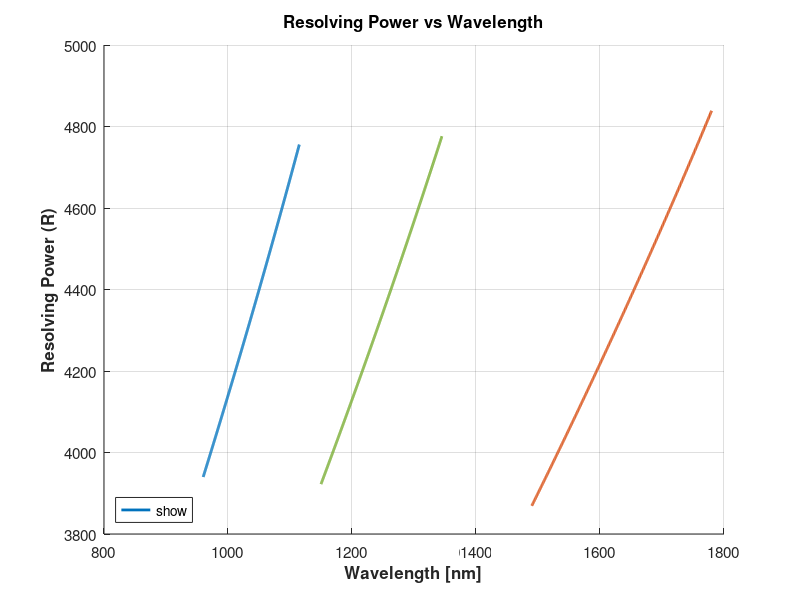
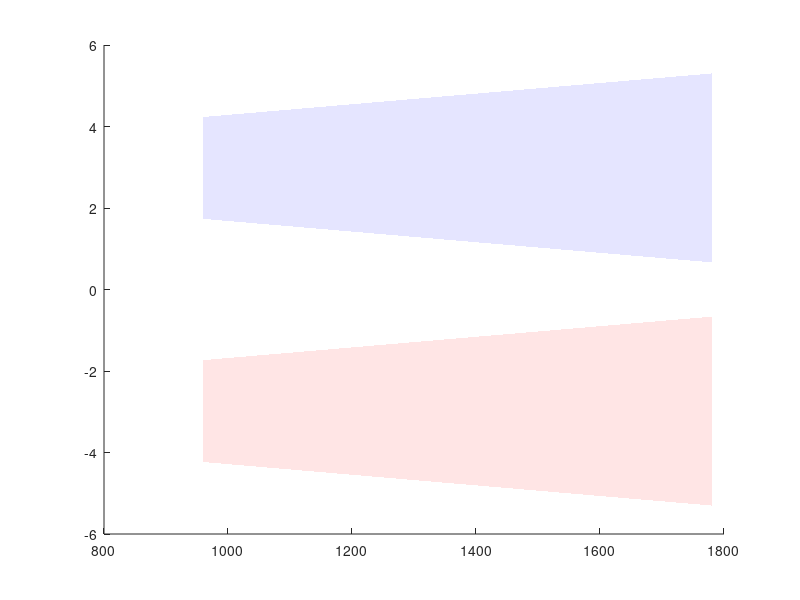

The MATLAB source for these figures, in order: (Note: this script raises an error after producing the figures.)
function [performance_metrics, geometric_params] = spectrograph_geometric_analysis(varargin)
% SPECTROGRAPH_GEOMETRIC_ANALYSIS - Comprehensive geometric and diffraction analysis
%
% Performs detailed geometric evaluation of spectrograph performance including:
% - Resolving power vs wavelength analysis
% - Detector coverage and spectral length verification
% - Fibre crosstalk and spot overlap assessment
% - Diffraction-limited spot size evolution
% - Multi-band performance optimization
%
% Inputs (as parameter/value pairs):
%   'R_Y'              - Resolving power band Y (default: 7880)
%   's1'               - Slit width [m] (default: 7.3e-6)
%   'nPix'             - Number of pixels (default: 2000)
%   'pix'              - Pixel pitch [m] (default: 18e-6)
%   'F1'               - Collimator f-number (default: 4.55)
%   'samp'             - Sampling factor (default: 2.5)
%   'fibre_separation' - Fibre core separation [m] (default: 25e-6)
%   'rho_Y'            - Line density band Y [lines/m] (default: 650e3)
%   Wavelength ranges with defaults for Y, J, H bands
%
% Example:
%   [metrics, geometry] = spectrograph_geometric_analysis();
%   [metrics, geometry] = spectrograph_geometric_analysis('R_Y', 9000, 'rho_Y', 700e3);

%% Input parsing and parameter initialization
% =========================================================================
p = inputParser;

% Spectrograph core parameters
addParameter(p, 'R_Y', 7880, @isnumeric);                    % Resolving power band Y
addParameter(p, 's1', 7.3e-6, @isnumeric);                   % Slit width [m]
addParameter(p, 'nPix', 2000, @isnumeric);                   % Number of pixels
addParameter(p, 'pix', 18e-6, @isnumeric);                   % Pixel pitch [m]
addParameter(p, 'F1', 4.55, @isnumeric);                     % Collimator f-number
addParameter(p, 'samp', 2.5, @isnumeric);                    % Sampling factor
addParameter(p, 'fibre_separation', 25e-6, @isnumeric);     % Fibre core separation [m]

% Band wavelength ranges [m]
addParameter(p, 'L_min_Y', 0.960e-6, @isnumeric);
addParameter(p, 'L_max_Y', 1.115e-6, @isnumeric);
addParameter(p, 'L_min_J', 1.150e-6, @isnumeric);
addParameter(p, 'L_max_J', 1.345e-6, @isnumeric);
addParameter(p, 'L_min_H', 1.490e-6, @isnumeric);
addParameter(p, 'L_max_H', 1.780e-6, @isnumeric);

% Grating parameters
addParameter(p, 'rho_Y', 650e3, @isnumeric);                % Line density band Y [lines/m]

parse(p, varargin{:});
params = p.Results;

% Calculate derived parameters
params.L_c_Y = (params.L_min_Y + params.L_max_Y) / 2;       % Central wavelength Y [m]
params.L_c_J = (params.L_min_J + params.L_max_J) / 2;       % Central wavelength J [m]
params.L_c_H = (params.L_min_H + params.L_max_H) / 2;       % Central wavelength H [m]
params.length_det = params.nPix * params.pix;               % Detector length [m]

fprintf('=== Spectrograph Geometric Analysis ===\n');
fprintf('Detector: %d pixels, %.1f mm length\n', params.nPix, params.length_det*1e3);
fprintf('Grating density (Y): %.0f lines/mm\n', params.rho_Y*1e-3);

%% Band Y: Primary Design Analysis
% =========================================================================
fprintf('\n--- Band Y Analysis (Reference Design) ---\n');

% Calculate Littrow angle and geometric parameters
alfa = asin((params.rho_Y * params.L_c_Y) / 2);             % Littrow angle [rad]
alfa_deg = rad2deg(alfa);

% Diffraction-limited beam size calculation
W = params.R_Y * 1.22 / params.rho_Y;                       % Beam width [m]
D1 = W * cos(alfa);                                         % Collimator diameter [m]
f1 = params.F1 * D1;                                        % Collimator focal length [m]

% Camera design based on sampling requirements
s2 = params.samp * params.pix;                              % Required spot size [m]
beta_min_Y = asin(params.rho_Y * params.L_min_Y - sin(alfa)); % Min diffraction angle
D2 = W * cos(beta_min_Y);                                   % Camera diameter [m]
F2 = s2 / (2.44 * params.L_min_Y);                          % Camera f-number
f2 = F2 * D2;                                               % Camera focal length [m]

% Geometric spot size and spectral length
s2_geo = params.s1 * F2 / params.F1;                        % Geometric spot size [m]
s2_geo_px = s2_geo / params.pix;                            % Geometric spot size [px]

beta_max_Y = asin(params.rho_Y * params.L_max_Y - sin(alfa)); % Max diffraction angle
beta_diff_Y = beta_max_Y - beta_min_Y;                      % Angular dispersion [rad]
length_Y = beta_diff_Y * f2;                                % Spectral length [m]
length_Y_px = length_Y / params.pix;                        % Spectral length [px]

fprintf('Littrow angle: %.1f°\n', alfa_deg);
fprintf('Beam geometry: W=%.1fmm, D1=%.1fmm, D2=%.1fmm\n', W*1e3, D1*1e3, D2*1e3);
fprintf('Focal lengths: f1=%.1fmm, f2=%.1fmm\n', f1*1e3, f2*1e3);

%% Band J: Cross-Band Consistency
% =========================================================================
fprintf('\n--- Band J Analysis (Cross-Band Matching) ---\n');

% Maintain geometry, calculate required grating density
rho_J = (2 * sin(alfa)) / params.L_c_J;                     % Required line density [lines/m]
R_J = (W * rho_J) / 1.22;                                   % Achievable resolving power

% Spot size range across band
s2_J_min = F2 * 2.44 * params.L_min_J / params.pix;         % Min spot size [px]
s2_J_max = F2 * 2.44 * params.L_max_J / params.pix;         % Max spot size [px]

% Spectral length calculation
beta_min_J = asin(rho_J * params.L_min_J - sin(alfa));
beta_max_J = asin(rho_J * params.L_max_J - sin(alfa));
diff_J = beta_max_J - beta_min_J;
length_J = diff_J * f2;
length_J_px = length_J / params.pix;

fprintf('Line density: %.0f lines/mm\n', rho_J*1e-3);
fprintf('Resolving power: R=%.0f\n', R_J);
fprintf('Spectral length: %.0f pixels\n', length_J_px);

%% Band H: Cross-Band Consistency
% =========================================================================
fprintf('\n--- Band H Analysis (Cross-Band Matching) ---\n');

rho_H = (2 * sin(alfa)) / params.L_c_H;                     % Required line density [lines/m]
R_H = (W * rho_H) / 1.22;                                   % Achievable resolving power

s2_H_min = F2 * 2.44 * params.L_min_H / params.pix;         % Min spot size [px]
s2_H_max = F2 * 2.44 * params.L_max_H / params.pix;         % Max spot size [px]

beta_min_H = asin(rho_H * params.L_min_H - sin(alfa));
beta_max_H = asin(rho_H * params.L_max_H - sin(alfa));
diff_H = beta_max_H - beta_min_H;
length_H = diff_H * f2;
length_H_px = length_H / params.pix;

fprintf('Line density: %.0f lines/mm\n', rho_H*1e-3);
fprintf('Resolving power: R=%.0f\n', R_H);
fprintf('Spectral length: %.0f pixels\n', length_H_px);

%% Performance Summary and Detector Coverage Verification
% =========================================================================
fprintf('\n=== PERFORMANCE SUMMARY ===\n');
display_performance_summary(params, rho_J, rho_H, R_J, R_H, ...
    length_Y_px, length_J_px, length_H_px, f1, f2, D1, D2);

% Verify detector coverage for all bands
coverage_results = verify_detector_coverage(params, f2, ...
    beta_max_Y, beta_max_J, beta_max_H, ...
    beta_min_Y, beta_min_J, beta_min_H, ...
    params.rho_Y, rho_J, rho_H, alfa);

%% Resolving Power Analysis vs Wavelength
% =========================================================================
fprintf('\n--- Resolving Power Analysis ---\n');
[fig_resolving, resolving_data] = analyze_resolving_power(params, ...
    params.rho_Y, rho_J, rho_H, alfa, f2, s2, coverage_results);

%% Fibre Crosstalk and Spot Overlap Analysis
% =========================================================================
fprintf('\n--- Fibre Crosstalk Analysis ---\n');
[crosstalk_metrics, fig_overlap] = analyze_fibre_crosstalk(params, F2, f2, f1);

%% Spot Size Evolution Analysis
% =========================================================================
fprintf('\n--- Spot Size Analysis ---\n');
fig_spotsize = analyze_spot_size_evolution(params, F2);

%% Maximum Fibre Count Calculation
% =========================================================================
max_fibres = calculate_maximum_fibres(params, f2, f1);

%% Prepare Output Structures
% =========================================================================
performance_metrics = struct(...
    'resolving_power', resolving_data, ...
    'detector_coverage', coverage_results, ...
    'crosstalk_analysis', crosstalk_metrics, ...
    'max_fibres', max_fibres, ...
    'spot_sampling', struct('min_Y', s2_J_min, 'max_H', s2_H_max));

geometric_params = struct(...
    'focal_lengths', struct('f1', f1, 'f2', f2), ...
    'diameters', struct('D1', D1, 'D2', D2), ...
    'grating_densities', struct('rho_Y', params.rho_Y, 'rho_J', rho_J, 'rho_H', rho_H), ...
    'angles', struct('alfa', alfa, 'beta_min_Y', beta_min_Y, 'beta_max_Y', beta_max_Y));

fprintf('\n=== Analysis Complete ===\n');

end

%% Helper Functions
% =========================================================================

function display_performance_summary(params, rho_J, rho_H, R_J, R_H, ...
    lenY_px, lenJ_px, lenH_px, f1, f2, D1, D2)

    fprintf('Grating Densities:\n');
    fprintf('  Band Y: %.0f lines/mm\n', params.rho_Y*1e-3);
    fprintf('  Band J: %.0f lines/mm\n', rho_J*1e-3);
    fprintf('  Band H: %.0f lines/mm\n\n', rho_H*1e-3);
    
    fprintf('Resolving Power:\n');
    fprintf('  Band Y: R=%.0f\n', params.R_Y);
    fprintf('  Band J: R=%.0f\n', R_J);
    fprintf('  Band H: R=%.0f\n\n', R_H);
    
    fprintf('Spectral Length (pixels):\n');
    fprintf('  Band Y: %.0f px\n', lenY_px);
    fprintf('  Band J: %.0f px\n', lenJ_px);
    fprintf('  Band H: %.0f px\n\n', lenH_px);
    
    fprintf('Optical System:\n');
    fprintf('  f1 = %.1f mm, f2 = %.1f mm\n', f1*1e3, f2*1e3);
    fprintf('  D1 = %.1f mm, D2 = %.1f mm\n', D1*1e3, D2*1e3);
end

function coverage = verify_detector_coverage(params, f2, ...
    beta_max_Y, beta_max_J, beta_max_H, ...
    beta_min_Y, beta_min_J, beta_min_H, ...
    rho_Y, rho_J, rho_H, alfa)

    coverage = struct();
    spectral_lengths = [...
        (beta_max_Y - beta_min_Y) * f2, ...  % Band Y length [m]
        (beta_max_J - beta_min_J) * f2, ...  % Band J length [m]
        (beta_max_H - beta_min_H) * f2];     % Band H length [m]
    
    bands = {'Y', 'J', 'H'};
    rhos = [rho_Y, rho_J, rho_H];
    beta_maxs = [beta_max_Y, beta_max_J, beta_max_H];
    
    for i = 1:3
        if spectral_lengths(i) <= params.length_det
            fprintf('✓ Band %s fits on detector (%.0f/%.0f px)\n', ...
                bands{i}, spectral_lengths(i)/params.pix, params.nPix);
            coverage.(['band_', bands{i}]) = 'fits';
        else
            beta_cut = (spectral_lengths(i) - params.length_det) / f2;
            lambda_cut = (sin(beta_maxs(i) - beta_cut) + sin(alfa)) / rhos(i);
            
            fprintf('✗ Band %s exceeds detector (%.0f/%.0f px)\n', ...
                bands{i}, spectral_lengths(i)/params.pix, params.nPix);
            fprintf('  Cutoff wavelength: %.1f nm\n', lambda_cut*1e9);
            coverage.(['band_', bands{i}]) = struct('fits', false, 'cutoff_wavelength', lambda_cut);
        end
    end
end

function [fig, resolving_data] = analyze_resolving_power(params, ...
    rho_Y, rho_J, rho_H, alfa, f2, s2, coverage)

    fig = figure('Name', 'Resolving Power Analysis', 'Position', [100, 100, 900, 600]);
    
    % Band Y resolving power calculation
    lambda_Y = linspace(params.L_min_Y, params.L_max_Y, 500);
    beta_Y = asin(rho_Y * lambda_Y - sin(alfa));
    dL_Y = (cos(beta_Y) * s2) ./ (rho_Y * f2);
    rangeR_Y = lambda_Y ./ dL_Y;
    
    % Band J resolving power calculation
    lambda_J = linspace(params.L_min_J, params.L_max_J, 500);
    beta_J = asin(rho_J * lambda_J - sin(alfa));
    dL_J = (cos(beta_J) * s2) ./ (rho_J * f2);
    rangeR_J = lambda_J ./ dL_J;
    
    % Band H resolving power calculation
    lambda_H = linspace(params.L_min_H, params.L_max_H, 500);
    beta_H = asin(rho_H * lambda_H - sin(alfa));
    dL_H = (cos(beta_H) * s2) ./ (rho_H * f2);
    rangeR_H = lambda_H ./ dL_H;
    
    % Plot resolving power
    hold on;
    plot(lambda_Y * 1e9, rangeR_Y, 'LineWidth', 2, 'Color', [0, 0.4470, 0.7410], 'DisplayName', 'Band Y');
    plot(lambda_J * 1e9, rangeR_J, 'LineWidth', 2, 'Color', [0.4660, 0.6740, 0.1880], 'DisplayName', 'Band J');
    plot(lambda_H * 1e9, rangeR_H, 'LineWidth', 2, 'Color', [0.8500, 0.3250, 0.0980], 'DisplayName', 'Band H');
    
    % Add cutoff markers if needed
    colors = [0.8500, 0.3250, 0.0980];
    if isstruct(coverage.band_Y) && ~coverage.band_Y.fits
        xline(coverage.band_Y.cutoff_wavelength * 1e9, '--', 'Color', colors, 'LineWidth', 1.5, ...
            'DisplayName', 'Band Y Cutoff');
    end
    
    xlabel('Wavelength [nm]', 'FontSize', 12, 'FontWeight', 'bold');
    ylabel('Resolving Power (R)', 'FontSize', 12, 'FontWeight', 'bold');
    title('Resolving Power vs Wavelength', 'FontSize', 14, 'FontWeight', 'bold');
    legend('show', 'Location', 'southwest');
    grid on;
    set(gca, 'FontSize', 11);
    
    resolving_data = struct(...
        'lambda_Y', lambda_Y, 'R_Y', rangeR_Y, ...
        'lambda_J', lambda_J, 'R_J', rangeR_J, ...
        'lambda_H', lambda_H, 'R_H', rangeR_H);
end

function [crosstalk_metrics, fig] = analyze_fibre_crosstalk(params, F2, f2, f1)
    lambda = linspace(params.L_min_Y, params.L_max_H, 1000);
    
    s2_range_1 = F2 * 1.22 * lambda / params.pix;
    s2_range_2 = -F2 * 1.22 * lambda / params.pix;
    
    M = f2 / f1;
    d_fibres_px = params.fibre_separation / params.pix;
    M_d_fibres = d_fibres_px * M;
    
    fig = figure('Name', 'Fibre Crosstalk Analysis', 'Position', [100, 100, 900, 600]);
    hold on;
    
    x = lambda * 1e9;
    y1 = s2_range_1 - M_d_fibres / 2;
    y2 = s2_range_2 - M_d_fibres / 2;
    fill([x, fliplr(x)], [y2, fliplr(y1)], 'r', 'EdgeColor', 'none', 'FaceAlpha', 0.1, ...
        'DisplayName', 'Overlap Region 1');
    
    y3 = s2_range_1 + M_d_fibres / 2;
    y4 = s2_range_2 + M_d_fibres / 2;
    fill([x, fliplr(x)], [y3, fliplr(y4)], 'b', 'EdgeColor', 'none', 'FaceAlpha', 0.1, ...
        'DisplayName', 'Overlap Region 2');
    
    yline(M_d_fibres/2, 'k--', 'LineWidth', 1, 'DisplayName', 'Fibre Boundary');
    yline(-M_d_fibres/2, 'k--', 'LineWidth', 1, 'HandleVisibility', 'off');
    
    plot(lambda*1e9, s2_range_1 + M_d_fibres/2, 'b-', 'LineWidth', 1.5, 'DisplayName', 'Upper Envelope');
    plot(lambda*1e9, s2_range_2 + M_d_fibres/2, 'b-', 'LineWidth', 1.5, 'HandleVisibility', 'off');
    plot(lambda*1e9, s2_range_1 - M_d_fibres/2, 'r-', 'LineWidth', 1.5, 'DisplayName', 'Lower Envelope');
    plot(lambda*1e9, s2_range_2 - M_d_fibres/2, 'r-', 'LineWidth', 1.5, 'HandleVisibility', 'off');
    
    xlim([params.L_min_Y*1e9, params.L_max_H*1e9]);
    xlabel('Wavelength [nm]', 'FontSize', 12, 'FontWeight', 'bold');
    ylabel('Position [pixels]', 'FontSize', 12, 'FontWeight', 'bold');
    title('Fibre Spot Overlap Analysis', 'FontSize', 14, 'FontWeight', 'bold');
    legend('show', 'Location', 'best');
    grid on;
    
    c1 = s2_range_2 + M_d_fibres/2;
    c2 = s2_range_1 - M_d_fibres/2;
    idx = find(c1 < c2, 1);
    
    if ~isempty(idx) && idx < length(lambda)
        lambda_i = lambda(idx) + (lambda(idx+1)-lambda(idx)) .* ...
            (c2(idx)-c1(idx)) ./ ((c1(idx+1)-c1(idx))-(c2(idx+1)-c2(idx)));
        fprintf('Fibre images overlap starting at %.2f μm\n', lambda_i*1e6);
        overlap_occurrence = true;
    else
        fprintf('Fibre images do not overlap within band\n');
        overlap_occurrence = false;
        lambda_i = NaN;
    end
    
    crosstalk_metrics = struct(...
        'overlap_occurs', overlap_occurrence, ...
        'overlap_wavelength', lambda_i, ...
        'fibre_separation_px', M_d_fibres, ...
        'max_spot_size', max(s2_range_1));
end

function fig = analyze_spot_size_evolution(params, F2)
    lambda_Y = linspace(params.L_min_Y, params.L_max_Y, 300);
    lambda_J = linspace(params.L_min_J, params.L_max_J, 300);
    lambda_H = linspace(params.L_min_H, params.L_max_H, 300);
    
    s2_range_Y = F2 * 2.44 * lambda_Y / params.pix;
    s2_range_J = F2 * 2.44 * lambda_J / params.pix;
    s2_range_H = F2 * 2.44 * lambda_H / params.pix;
    
    fig = figure('Name', 'Spot Size Evolution', 'Position', [100, 100, 900, 600]);
    hold on;
    
    plot(lambda_Y * 1e9, s2_range_Y, 'LineWidth', 2, 'Color', [0, 0.4470, 0.7410], 'DisplayName', 'Band Y');
    plot(lambda_J * 1e9, s2_range_J, 'LineWidth', 2, 'Color', [0.4660, 0.6740, 0.1880], 'DisplayName', 'Band J');
    plot(lambda_H * 1e9, s2_range_H, 'LineWidth', 2, 'Color', [0.8500, 0.3250, 0.0980], 'DisplayName', 'Band H');
    
    yline(params.samp, 'r--', 'LineWidth', 2, 'DisplayName', sprintf('Target Sampling (%.1f px)', params.samp));
    
    xlabel('Wavelength [nm]', 'FontSize', 12, 'FontWeight', 'bold');
    ylabel('Spot Size [pixels]', 'FontSize', 12, 'FontWeight', 'bold');
    title('Diffraction-Limited Spot Size vs Wavelength', 'FontSize', 14, 'FontWeight', 'bold');
    legend('show', 'Location', 'southeast');
    grid on;
    set(gca, 'FontSize', 11);
end

function max_fibres = calculate_maximum_fibres(params, f2, f1)
    M = f2 / f1;
    d_fibres_px = params.fibre_separation / params.pix;
    M_d_fibres = d_fibres_px * M;
    
    n = 1:20;
    N = 1 + 6 * ((n .* (n - 1)) / 2);
    
    L_lim = 2.2e-3 / params.pix;
    L_tot = (N - 1) .* M_d_fibres;
    
    valid_indices = find(L_tot <= L_lim);
    if ~isempty(valid_indices)
        max_fibres_count = N(valid_indices(end));
        fprintf('Maximum number of fibres: %.0f (hexagonal packing)\n', max_fibres_count);
        max_fibres = max_fibres_count;
    else
        warning('No valid fibre configuration found within slit length constraint');
        max_fibres = 0;
    end
end
